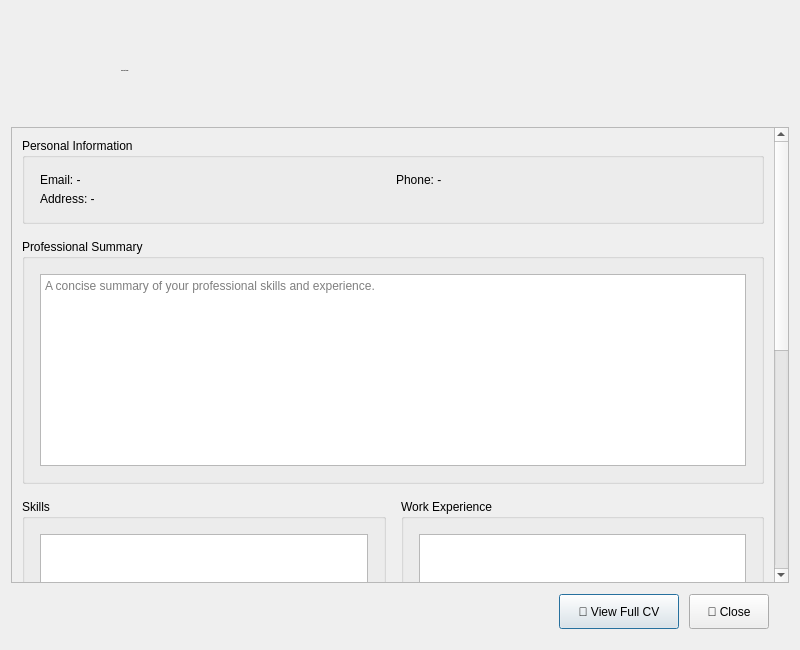
<?xml version="1.0" encoding="UTF-8"?>
<ui version="4.0">
 <class>SummaryWindow</class>
 <widget class="QDialog" name="SummaryWindow">
  <property name="geometry">
   <rect>
    <x>0</x>
    <y>0</y>
    <width>800</width>
    <height>650</height>
   </rect>
  </property>
  <property name="windowTitle">
   <string>CV Summary</string>
  </property>
  <property name="styleSheet">
   <string notr="true">
/* Main Window Styling - Adapted for QDialog */
QDialog {
    background: qlineargradient(x1:0, y1:0, x2:1, y2:1, stop:0 #f8fafc, stop:1 #e2e8f0);
    font-family: 'Segoe UI', sans-serif;
}

/* Header Labels (like Applicant Name) */
QLabel#lblApplicantName {
    background: transparent; /* No specific gradient for the label itself */
    color: #2c3e50; /* Dark blue-grey for name */
    font-weight: bold;
    font-size: 20px;
    padding: 0; /* Remove padding from previous style if any */
}

QLabel#lblProfilePicture { /* New QLabel for image */
    border-radius: 40px; /* Makes it round (half of width/height 80px) */
    border: 2px solid #a0a0a0; /* Subtle border */
    background-color: #e0e0e0; /* Placeholder background */
}

/* Group Box Styling */
QGroupBox {
    font-weight: bold;
    font-size: 14px;
    color: #374151;
    border: 2px solid #e5e7eb;
    border-radius: 12px;
    margin-top: 10px;
    padding-top: 15px;
    background: white;
}

QGroupBox::title {
    subcontrol-origin: margin;
    left: 15px;
    padding: 5px 15px;
    background: qlineargradient(x1:0, y1:0, x2:1, y2:0, stop:0 #4f46e5, stop:1 #7c3aed); /* Purple gradient */
    color: white;
    border-radius: 8px;
    font-size: 13px;
}

/* Specific Group Box Styles (similar to MainWindow) */
QGroupBox#groupPersonal {
    background: qlineargradient(x1:0, y1:0, x2:0, y2:1, stop:0 #eff6ff, stop:1 #dbeafe); /* Blue tint for Personal */
    border: 2px solid #60a5fa;
}

QGroupBox#groupSummary {
    background: qlineargradient(x1:0, y1:0, x2:0, y2:1, stop:0 #fef7ff, stop:1 #f3e8ff); /* Purple tint for Summary */
    border: 2px solid #c084fc;
}

QGroupBox#groupSkills {
    background: qlineargradient(x1:0, y1:0, x2:0, y2:1, stop:0 #f0fdf4, stop:1 #dcfce7); /* Green tint for Skills */
    border: 2px solid #4ade80;
}

QGroupBox#groupWorkExperience {
    background: qlineargradient(x1:0, y1:0, x2:0, y2:1, stop:0 #fefce8, stop:1 #fef3c7); /* Yellow tint for Work Experience */
    border: 2px solid #fbbf24;
}

QGroupBox#groupEducation {
    background: qlineargradient(x1:0, y1:0, x2:0, y2:1, stop:0 #ffe4e6, stop:1 #fecdd3); /* Pink tint for Education */
    border: 2px solid #fb7185;
}


/* Labels */
QLabel {
    color: #374151;
    font-size: 13px;
}

/* Input Fields (QTextEdit is like a multi-line QLineEdit) */
QTextEdit[readOnly=&quot;true&quot;], QListWidget {
    border: 2px solid #e5e7eb;
    border-radius: 8px;
    padding: 8px 12px;
    font-size: 13px;
    background: white;
    color: #374151; /* Darker text */
}

QTextEdit[readOnly=&quot;true&quot;]:focus, QListWidget:focus {
    border-color: #6366f1; /* Consistent focus color */
    outline: none;
}

QTextEdit[readOnly=&quot;true&quot;] {
    background: #f9fafb; /* Slightly off-white for read-only */
    color: #6b7280; /* Greyer text for read-only */
}

/* List Widgets */
QListWidget {
    alternate-background-color: #f9fafb;
    selection-background-color: #6366f1;
    selection-color: white;
}

QListWidget::item {
    padding: 8px;
    border-bottom: 1px solid #f3f4f6;
}

QListWidget::item:hover {
    background: #f3f4f6;
}

QListWidget::item:selected {
    background: qlineargradient(x1:0, y1:0, x2:1, y2:0, stop:0 #6366f1, stop:1 #4f46e5);
}

/* Buttons */
QPushButton {
    background: qlineargradient(x1:0, y1:0, x2:0, y2:1, stop:0 #6366f1, stop:1 #4f46e5); /* Main button gradient */
    color: white;
    border: none;
    border-radius: 8px;
    padding: 8px 16px;
    font-weight: bold;
    font-size: 12px;
}

QPushButton:hover {
    background: qlineargradient(x1:0, y1:0, x2:0, y2:1, stop:0 #5855eb, stop:1 #4338ca);
}

QPushButton:pressed {
    background: qlineargradient(x1:0, y1:0, x2:0, y2:1, stop:0 #4338ca, stop:1 #3730a3);
}

QPushButton:disabled {
    background: #9ca3af;
    color: #6b7280;
}

/* Specific button styles */
QPushButton#btnViewFullCV {
    background: qlineargradient(x1:0, y1:0, x2:0, y2:1, stop:0 #10b981, stop:1 #059669); /* Green for View Full CV */
}
QPushButton#btnViewFullCV:hover {
    background: qlineargradient(x1:0, y1:0, x2:0, y2:1, stop:0 #059669, stop:1 #047857);
}

QPushButton#btnClose {
    background: qlineargradient(x1:0, y1:0, x2:0, y2:1, stop:0 #ef4444, stop:1 #dc2626); /* Red for Close */
}
QPushButton#btnClose:hover {
    background: qlineargradient(x1:0, y1:0, x2:0, y2:1, stop:0 #dc2626, stop:1 #b91c1c);
}

/* Scrollbar Styling - Re-used from MainWindow */
QScrollBar:vertical {
    border: 1px solid #d0d0d0;
    background: #f5f5f5;
    width: 10px;
    margin: 0px 0px 0px 0px;
    border-radius: 5px;
}

QScrollBar::handle:vertical {
    background: #a0a0a0;
    min-height: 20px;
    border-radius: 5px;
}

QScrollBar::add-line:vertical, QScrollBar::sub-line:vertical {
    border: none;
    background: none;
}

QScrollBar::add-page:vertical, QScrollBar::sub-page:vertical {
    background: none;
}

QScrollArea {
    border: none;
    background-color: transparent;
}

QScrollArea &gt; QWidget {
    background-color: transparent;
}
   </string>
  </property>
  <property name="modal">
   <bool>true</bool>
  </property>
  <layout class="QVBoxLayout" name="verticalLayout">
   <item>
    <layout class="QHBoxLayout" name="headerLayout">
     <property name="spacing">
      <number>10</number>
     </property>
     <property name="leftMargin">
      <number>20</number>
     </property>
     <property name="topMargin">
      <number>20</number>
     </property>
     <property name="rightMargin">
      <number>20</number>
     </property>
     <property name="bottomMargin">
      <number>10</number>
     </property>
     <item>
      <widget class="QLabel" name="lblProfilePicture">
       <property name="minimumSize">
        <size>
         <width>80</width>
         <height>80</height>
        </size>
       </property>
       <property name="maximumSize">
        <size>
         <width>80</width>
         <height>80</height>
        </size>
       </property>
       <property name="text">
        <string/>
       </property>
       <property name="pixmap">
        <pixmap>icons/default_profile.png</pixmap>
       </property>
       <property name="scaledContents">
        <bool>true</bool>
       </property>
       <property name="alignment">
        <set>Qt::AlignCenter</set>
       </property>
      </widget>
     </item>
     <item>
      <widget class="QLabel" name="lblApplicantName">
       <property name="font">
        <font>
         <pointsize>-1</pointsize>
         <weight>75</weight>
         <bold>true</bold>
        </font>
       </property>
       <property name="text">
        <string>Applicant Name</string>
       </property>
       <property name="alignment">
        <set>Qt::AlignLeading|Qt::AlignLeft|Qt::AlignVCenter</set>
       </property>
      </widget>
     </item>
     <item>
      <spacer name="headerSpacer">
       <property name="orientation">
        <enum>Qt::Horizontal</enum>
       </property>
       <property name="sizeHint" stdset="0">
        <size>
         <width>40</width>
         <height>20</height>
        </size>
       </property>
      </spacer>
     </item>
    </layout>
   </item>
   <item>
    <widget class="QScrollArea" name="scrollArea">
     <property name="widgetResizable">
      <bool>true</bool>
     </property>
     <widget class="QWidget" name="scrollAreaWidgetContents">
      <property name="geometry">
       <rect>
        <x>0</x>
        <y>-517</y>
        <width>768</width>
        <height>971</height>
       </rect>
      </property>
      <layout class="QVBoxLayout" name="scrollAreaVLayout">
       <property name="spacing">
        <number>15</number>
       </property>
       <property name="leftMargin">
        <number>10</number>
       </property>
       <property name="topMargin">
        <number>10</number>
       </property>
       <property name="rightMargin">
        <number>10</number>
       </property>
       <property name="bottomMargin">
        <number>10</number>
       </property>
       <item>
        <widget class="QGroupBox" name="groupPersonal">
         <property name="title">
          <string>Personal Information</string>
         </property>
         <layout class="QGridLayout" name="personalGridLayout">
          <property name="leftMargin">
           <number>15</number>
          </property>
          <property name="topMargin">
           <number>15</number>
          </property>
          <property name="rightMargin">
           <number>15</number>
          </property>
          <property name="bottomMargin">
           <number>15</number>
          </property>
          <property name="verticalSpacing">
           <number>5</number>
          </property>
          <item row="0" column="0">
           <widget class="QLabel" name="lblEmail">
            <property name="text">
             <string>Email: -</string>
            </property>
           </widget>
          </item>
          <item row="0" column="1">
           <widget class="QLabel" name="lblPhone">
            <property name="text">
             <string>Phone: -</string>
            </property>
           </widget>
          </item>
          <item row="1" column="0" colspan="2">
           <widget class="QLabel" name="lblAddress">
            <property name="text">
             <string>Address: -</string>
            </property>
            <property name="wordWrap">
             <bool>true</bool>
            </property>
           </widget>
          </item>
         </layout>
        </widget>
       </item>
       <item>
        <widget class="QGroupBox" name="groupSummary">
         <property name="title">
          <string>Professional Summary</string>
         </property>
         <layout class="QVBoxLayout" name="summaryVLayout">
          <property name="leftMargin">
           <number>15</number>
          </property>
          <property name="topMargin">
           <number>15</number>
          </property>
          <property name="rightMargin">
           <number>15</number>
          </property>
          <property name="bottomMargin">
           <number>15</number>
          </property>
          <item>
           <widget class="QTextEdit" name="textSummary">
            <property name="readOnly">
             <bool>true</bool>
            </property>
            <property name="placeholderText">
             <string>A concise summary of your professional skills and experience.</string>
            </property>
           </widget>
          </item>
         </layout>
        </widget>
       </item>
       <item>
        <layout class="QHBoxLayout" name="skillsWorkLayout">
         <property name="spacing">
          <number>15</number>
         </property>
         <item>
          <widget class="QGroupBox" name="groupSkills">
           <property name="title">
            <string>Skills</string>
           </property>
           <layout class="QVBoxLayout" name="skillsVLayout">
            <property name="leftMargin">
             <number>15</number>
            </property>
            <property name="topMargin">
             <number>15</number>
            </property>
            <property name="rightMargin">
             <number>15</number>
            </property>
            <property name="bottomMargin">
             <number>15</number>
            </property>
            <item>
             <widget class="QListWidget" name="listSkill"/>
            </item>
           </layout>
          </widget>
         </item>
         <item>
          <widget class="QGroupBox" name="groupWorkExperience">
           <property name="title">
            <string>Work Experience</string>
           </property>
           <layout class="QVBoxLayout" name="workExperienceVLayout">
            <property name="leftMargin">
             <number>15</number>
            </property>
            <property name="topMargin">
             <number>15</number>
            </property>
            <property name="rightMargin">
             <number>15</number>
            </property>
            <property name="bottomMargin">
             <number>15</number>
            </property>
            <item>
             <widget class="QListWidget" name="listExperience"/>
            </item>
           </layout>
          </widget>
         </item>
        </layout>
       </item>
       <item>
        <widget class="QGroupBox" name="groupEducation">
         <property name="title">
          <string>Education</string>
         </property>
         <layout class="QVBoxLayout" name="educationVLayout">
          <property name="leftMargin">
           <number>15</number>
          </property>
          <property name="topMargin">
           <number>15</number>
          </property>
          <property name="rightMargin">
           <number>15</number>
          </property>
          <property name="bottomMargin">
           <number>15</number>
          </property>
          <item>
           <widget class="QListWidget" name="listEducation"/>
          </item>
         </layout>
        </widget>
       </item>
       <item>
        <spacer name="verticalSpacer">
         <property name="orientation">
          <enum>Qt::Vertical</enum>
         </property>
         <property name="sizeHint" stdset="0">
          <size>
           <width>20</width>
           <height>40</height>
          </size>
         </property>
        </spacer>
       </item>
      </layout>
     </widget>
    </widget>
   </item>
   <item>
    <layout class="QHBoxLayout" name="buttonLayout">
     <property name="spacing">
      <number>10</number>
     </property>
     <property name="leftMargin">
      <number>20</number>
     </property>
     <property name="topMargin">
      <number>5</number>
     </property>
     <property name="rightMargin">
      <number>20</number>
     </property>
     <property name="bottomMargin">
      <number>10</number>
     </property>
     <item>
      <spacer name="horizontalSpacer">
       <property name="orientation">
        <enum>Qt::Horizontal</enum>
       </property>
       <property name="sizeHint" stdset="0">
        <size>
         <width>40</width>
         <height>20</height>
        </size>
       </property>
      </spacer>
     </item>
     <item>
      <widget class="QPushButton" name="btnViewFullCV">
       <property name="minimumSize">
        <size>
         <width>120</width>
         <height>35</height>
        </size>
       </property>
       <property name="text">
        <string>📄 View Full CV</string>
       </property>
      </widget>
     </item>
     <item>
      <widget class="QPushButton" name="btnClose">
       <property name="minimumSize">
        <size>
         <width>80</width>
         <height>35</height>
        </size>
       </property>
       <property name="text">
        <string>🚪 Close</string>
       </property>
      </widget>
     </item>
    </layout>
   </item>
  </layout>
 </widget>
 <resources/>
 <connections>
  <connection>
   <sender>btnClose</sender>
   <signal>clicked()</signal>
   <receiver>SummaryWindow</receiver>
   <slot>accept()</slot>
   <hints>
    <hint type="sourcelabel">
     <x>719</x>
     <y>577</y>
    </hint>
    <hint type="destinationlabel">
     <x>399</x>
     <y>299</y>
    </hint>
   </hints>
  </connection>
 </connections>
</ui>
